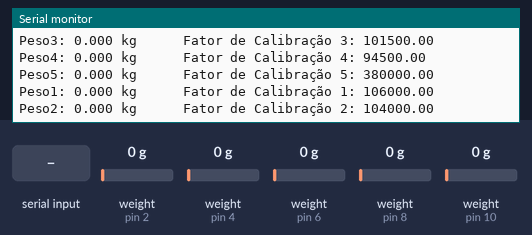
A sketch run on a simulated Arduino Uno, built with avr-gcc and run on an emulated ATmega328P. On the bench: the last lines printed to the serial monitor. The test bench sets the inputs (shaded band); at power-on: weight on the scale (sensors on pin 2, pin 4, pin 6, pin 8, pin 10) 0 g.

Above: at 6.2 s.
6.3 s: weight on the scale (sensor on pin 2) set to 100 g
At 6.9 s:
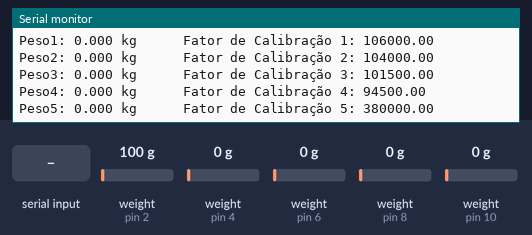
10.3 s: weight on the scale (sensor on pin 4) set to 100 g
At 11.18 s:
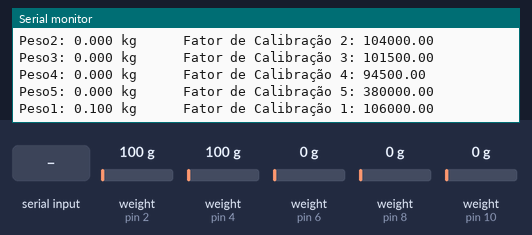
11.8 s: weight on the scale (sensor on pin 6) set to 100 g
At 13.0 s:
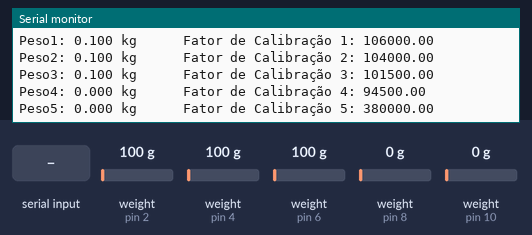
13.3 s: weight on the scale (sensor on pin 8) set to 100 g
At 14.0 s:
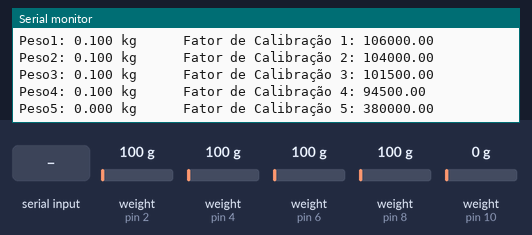
17.3 s: weight on the scale (sensor on pin 10) set to 100 g
At 18.0 s:
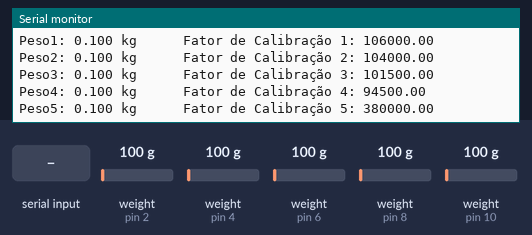
18.8 s: "a\n" received over Serial
At 19.24 s:
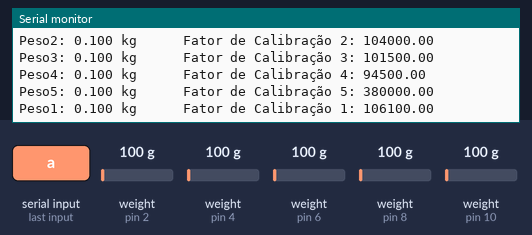
Timing chart, 0 to 21.3 s (numbered marks = the images above; inputs shaded):
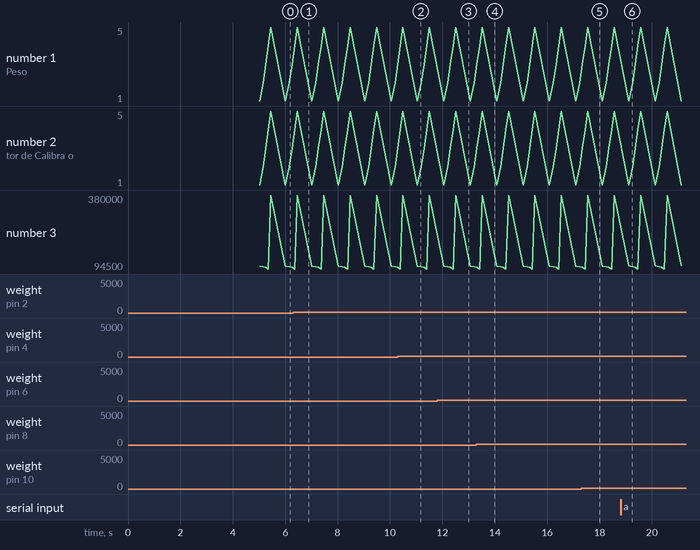

Measured:
- after the input at 11.8 s, the serial monitor: prints a new line after 0.51 s (image 3)
- after the input at 13.3 s, the serial monitor: prints a new line after 0.12 s (image 4)
- after the input at 17.3 s, the serial monitor: prints a new line after 0.25 s (image 5)
- after the input at 18.8 s, the serial monitor: prints a new line after 0.31 s (image 6)
- plotted number 3: 380000 → 106100 after the input at 18.8 s

The sketch:

calibracao_TODAS_celulas_de_carga.ino
```cpp
#include <Arduino.h>

#include "HX711.h"

#define DOUT1 2
#define CLK1 3

#define DOUT2 4
#define CLK2 5

#define DOUT3 6
#define CLK3 7

#define DOUT4 8
#define CLK4 9

#define DOUT5 10
#define CLK5 11

HX711 balanca1;
HX711 balanca2;
HX711 balanca3;
HX711 balanca4;
HX711 balanca5;

float calibration_factor1 = 106000;
float calibration_factor2 = 104000;
float calibration_factor3 = 101500;
float calibration_factor4 = 94500;
float calibration_factor5 = 380000;

float peso1;
float peso2;
float peso3;
float peso4;
float peso5;


void zeraBalanca ()
{
  Serial.println();
  balanca1.tare();
  balanca2.tare();
  balanca3.tare();
  balanca4.tare();
  balanca5.tare();
  Serial.println("Balança Zerada\n");
  Serial.println("Pesos em kg\n");
}

void setup() {
  Serial.begin(9600);
  balanca1.begin(DOUT1, CLK1);
  balanca2.begin(DOUT2, CLK2);
  balanca3.begin(DOUT3, CLK3);
  balanca4.begin(DOUT4, CLK4);
  balanca5.begin(DOUT5, CLK5);

  balanca1.set_scale(calibration_factor1);
  balanca2.set_scale(calibration_factor2);
  balanca3.set_scale(calibration_factor3);
  balanca4.set_scale(calibration_factor4);
  balanca5.set_scale(calibration_factor5);
  zeraBalanca();
}


void loop()
{

  balanca1.set_scale(calibration_factor1);                     // ajusta fator de calibração
  balanca2.set_scale(calibration_factor2);
  balanca3.set_scale(calibration_factor3);
  balanca4.set_scale(calibration_factor4);
  balanca5.set_scale(calibration_factor5);

  Serial.print("Peso1: ");                                    // imprime no monitor serial
  Serial.print(balanca1.get_units(), 3);                      // imprime peso da balança com 3 casas decimais
  Serial.print(" kg");
  Serial.print("      Fator de Calibração 1: ");               // imprime no monitor serial
  Serial.println(calibration_factor1);                        // imprime fator de calibração

  Serial.print("Peso2: ");
  Serial.print(balanca2.get_units(), 3);
  Serial.print(" kg");
  Serial.print("      Fator de Calibração 2: ");
  Serial.println(calibration_factor2);

  Serial.print("Peso3: ");
  Serial.print(balanca3.get_units(), 3);
  Serial.print(" kg");
  Serial.print("      Fator de Calibração 3: ");
  Serial.println(calibration_factor3);

  Serial.print("Peso4: ");
  Serial.print(balanca4.get_units(), 3);
  Serial.print(" kg");
  Serial.print("      Fator de Calibração 4: ");
  Serial.println(calibration_factor4);

  Serial.print("Peso5: ");
  Serial.print(balanca5.get_units(), 3);
  Serial.print(" kg");
  Serial.print("      Fator de Calibração 5: ");
  Serial.println(calibration_factor5);

  Serial.println("\n");
  delay(500) ;                                               // atraso de 0,5 segundo

  if (Serial.available())                                    // reconhece letra para ajuste do fator de calibração
  {
    char temp = Serial.read();

    switch (temp){

      //---------------------------------------------------------------------
      // PARA CALIBRAR A PRIMEIRA CELULA DE CARGA
      case 'a':
        calibration_factor1 += 100;
        break;

      case 'b':
        calibration_factor1 -= 100;
        break;

      case 'c':
        calibration_factor1 += 1000;
        break;

      case 'd':
        calibration_factor1 -= 1000;
        break;

      case 'e':
        calibration_factor1 += 10000;
        break;

      case 'f':
        calibration_factor1 -= 10000;
        break;
      //---------------------------------------------------------------------

      //---------------------------------------------------------------------
      // PARA CALIBRAR A SEGUNDA CELULA DE CARGA
      case 'g':
        calibration_factor2 += 100;
        break;

      case 'h':
        calibration_factor2 -= 100;
        break;

      case 'i':
        calibration_factor2 += 1000;
        break;

      case 'j':
        calibration_factor2 -= 1000;
        break;

      case 'k':
        calibration_factor2 += 10000;
        break;

      case 'l':
        calibration_factor2 -= 10000;
        break;
      //---------------------------------------------------------------------

      //---------------------------------------------------------------------
      // PARA CALIBRAR A TERCEIRA CELULA DE CARGA
      case 'm':
        calibration_factor3 += 100;
        break;

      case 'n':
        calibration_factor3 -= 100;
        break;

      case 'o':
        calibration_factor3 += 1000;
        break;

      case 'p':
        calibration_factor3 -= 1000;
        break;

      case 'q':
        calibration_factor3 += 10000;
        break;

      case 'r':
        calibration_factor3 -= 10000;
        break;
      //---------------------------------------------------------------------

      //---------------------------------------------------------------------
      // PARA CALIBRAR A QUARTA CELULA DE CARGA
      case 's':
        calibration_factor4 += 100;
        break;

      case 't':
        calibration_factor4 -= 100;
        break;

      case 'u':
        calibration_factor4 += 1000;
        break;

      case 'v':
        calibration_factor4 -= 1000;
        break;

      case 'w':
        calibration_factor4 += 10000;
        break;

      case 'x':
        calibration_factor4 -= 10000;
        break;
      //---------------------------------------------------------------------
      // PARA CALIBRAR A QUINTA CELULA DE CARGA
      case '1':
        calibration_factor5 += 100;
        break;

      case '2':
        calibration_factor5 -= 100;
        break;

      case '3':
        calibration_factor5 += 1000;
        break;

      case '4':
        calibration_factor5 -= 1000;
        break;

      case '5':
        calibration_factor5 += 10000;
        break;

      case '6':
        calibration_factor5 -= 10000;
        break;
      //---------------------------------------------------------------------
    }

  }
}
```
